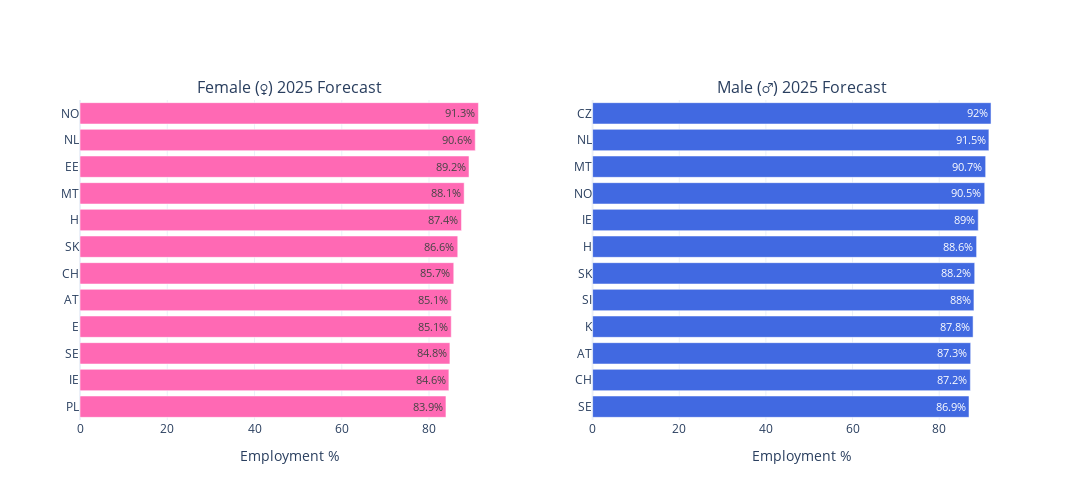

The code cell stored with this chart in its notebook:
### Markdown cell above
### Forecast by Gender

### Code cell
# Gender-specific analysis
gender_forecast = forecast_summary[forecast_summary['sex'] != 'T'].copy()

fig = make_subplots(
    rows=1, cols=2,
    subplot_titles=('Female (♀) 2025 Forecast', 'Male (♂) 2025 Forecast'),
    specs=[[{'type': 'bar'}, {'type': 'bar'}]]
)

# Female
female_data = gender_forecast[gender_forecast['sex'] == 'F'].sort_values('Forecast_2025', ascending=True).tail(12)
fig.add_trace(
    go.Bar(y=female_data['geo'], x=female_data['Forecast_2025'], orientation='h', 
           marker_color='#FF69B4', text=np.round(female_data['Forecast_2025'], 1),
           textposition='auto', texttemplate='%{text}%'),
    row=1, col=1
)

# Male
male_data = gender_forecast[gender_forecast['sex'] == 'M'].sort_values('Forecast_2025', ascending=True).tail(12)
fig.add_trace(
    go.Bar(y=male_data['geo'], x=male_data['Forecast_2025'], orientation='h',
           marker_color='#4169E1', text=np.round(male_data['Forecast_2025'], 1),
           textposition='auto', texttemplate='%{text}%'),
    row=1, col=2
)

fig.update_xaxes(title_text='Employment %', row=1, col=1)
fig.update_xaxes(title_text='Employment %', row=1, col=2)
fig.update_layout(height=500, width=1200, showlegend=False, template='plotly_white')
fig.show()

# Gender gap forecast
gender_pivot = forecast_summary[forecast_summary['sex'] != 'T'].pivot_table(
    index='geo', columns='sex', values='Forecast_2025'
)
gender_pivot['Gap'] = gender_pivot['M'] - gender_pivot['F']
gender_pivot = gender_pivot.sort_values('Gap', ascending=False)

print("\n♀♂ Gender Gap Forecast 2025 (Top 10):")
print(gender_pivot[['F', 'M', 'Gap']].head(10).to_string())

### Figure 1 — Plotly figure (JSON) as saved in the notebook; plotly's stock layout.template omitted (floating-point values rounded to 4 significant figures)
{"data": [{"marker": {"color": "#FF69B4"}, "orientation": "h", "text": [83.9, 84.6, 84.8, 85.1, 85.1, 85.7, 86.6, 87.4, 88.1, 89.2, 90.6, 91.3], "textposition": "auto", "texttemplate": "%{text}%", "type": "bar", "x": [83.88, 84.56, 84.79, 85.1, 85.1, 85.67, 86.59, 87.44, 88.06, 89.17, 90.6, 91.33], "xaxis": "x", "y": ["PL", "IE", "SE", "E", "AT", "CH", "SK", "H", "MT", "EE", "NL", "NO"], "yaxis": "y"}, {"marker": {"color": "#4169E1"}, "orientation": "h", "text": [86.9, 87.2, 87.3, 87.8, 88.0, 88.2, 88.6, 89.0, 90.5, 90.7, 91.5, 92.0], "textposition": "auto", "texttemplate": "%{text}%", "type": "bar", "x": [86.88, 87.2, 87.27, 87.82, 88.02, 88.2, 88.64, 89.01, 90.5, 90.72, 91.47, 91.97], "xaxis": "x2", "y": ["SE", "CH", "AT", "K", "SI", "SK", "H", "IE", "NO", "MT", "NL", "CZ"], "yaxis": "y2"}], "layout": {"annotations": [{"font": {"size": 16}, "showarrow": false, "text": "Female (♀) 2025 Forecast", "x": 0.225, "xanchor": "center", "xref": "paper", "y": 1, "yanchor": "bottom", "yref": "paper"}, {"font": {"size": 16}, "showarrow": false, "text": "Male (♂) 2025 Forecast", "x": 0.775, "xanchor": "center", "xref": "paper", "y": 1, "yanchor": "bottom", "yref": "paper"}], "height": 500, "showlegend": false, "width": 1200, "xaxis": {"anchor": "y", "domain": [0, 0.45], "title": {"text": "Employment %"}}, "xaxis2": {"anchor": "y2", "domain": [0.55, 1], "title": {"text": "Employment %"}}, "yaxis": {"anchor": "x", "domain": [0, 1]}, "yaxis2": {"anchor": "x2", "domain": [0, 1]}}}
